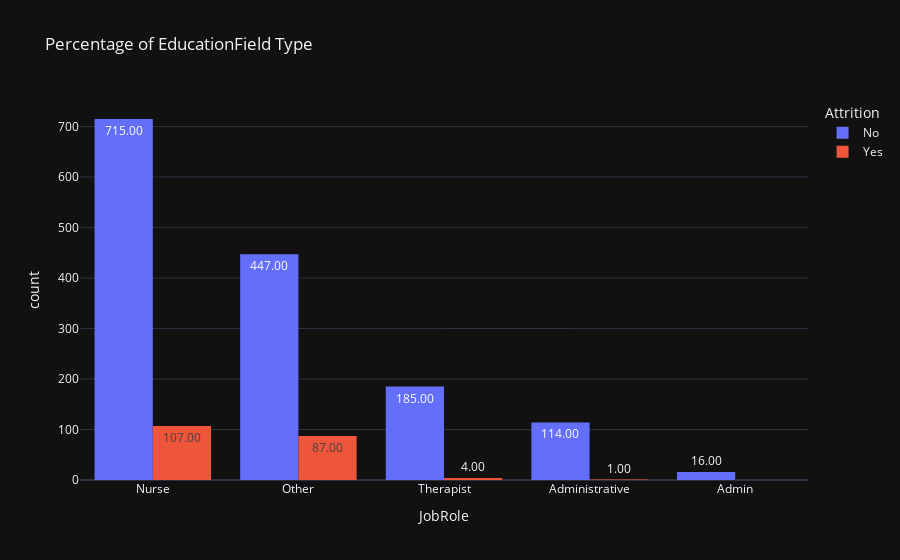

The notebook cell this image was saved under:
### Code cell
px.histogram(data_df,x="JobRole",color="Attrition",barmode="group",text_auto=".2f",template="plotly_dark",
             title = "Percentage of EducationField Type")

### Figure 1 — Plotly figure (JSON) as saved in the notebook; plotly's stock layout.template omitted (floating-point values rounded to 4 significant figures; data arrays with more than 128 entries replaced by an {"elided": "..."} marker saying what was removed)
{"data": [{"alignmentgroup": "True", "bingroup": "x", "hovertemplate": "Attrition=No<br>JobRole=%{x}<br>count=%{y}<extra></extra>", "legendgroup": "No", "marker": {"color": "#636efa", "pattern": {"shape": ""}}, "name": "No", "offsetgroup": "No", "orientation": "v", "showlegend": true, "texttemplate": "%{value:.2f}", "type": "histogram", "x": {"elided": "1477 str values"}, "xaxis": "x", "yaxis": "y"}, {"alignmentgroup": "True", "bingroup": "x", "hovertemplate": "Attrition=Yes<br>JobRole=%{x}<br>count=%{y}<extra></extra>", "legendgroup": "Yes", "marker": {"color": "#EF553B", "pattern": {"shape": ""}}, "name": "Yes", "offsetgroup": "Yes", "orientation": "v", "showlegend": true, "texttemplate": "%{value:.2f}", "type": "histogram", "x": {"elided": "199 str values"}, "xaxis": "x", "yaxis": "y"}], "layout": {"barmode": "group", "legend": {"title": {"text": "Attrition"}, "tracegroupgap": 0}, "title": {"text": "Percentage of EducationField Type"}, "xaxis": {"anchor": "y", "domain": [0, 1], "title": {"text": "JobRole"}}, "yaxis": {"anchor": "x", "domain": [0, 1], "title": {"text": "count"}}}}
